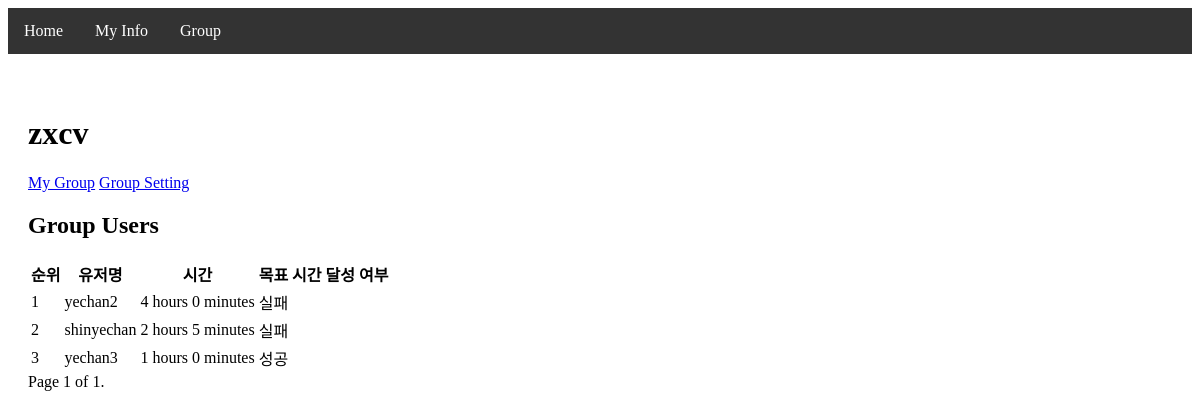
Page /group/group/1/ (signed in) on the committed database.
### group/models.py (models this page shows, shortened)
class Group(models.Model):
    title = models.CharField(max_length=100)
    goals = models.IntegerField(default=0, help_text='목표 시간을 분 단위로 입력해주세요')
    master = models.ForeignKey(settings.AUTH_USER_MODEL, related_name='mastered_groups', on_delete=models.CASCADE)
    users = models.ManyToManyField(settings.AUTH_USER_MODEL, related_name='user_groups')
    password = models.CharField(max_length=128, blank=True, null=True)
    information = models.TextField(blank=True, null=True)
    is_private = models.BooleanField(default=False)
    created_at = models.DateTimeField(auto_now_add=True)

### main/models.py (models this page shows, shortened)
class ScreenTime(models.Model):
    user = models.OneToOneField(CustomUser, on_delete=models.CASCADE, related_name='screen_time')
    total_minutes = models.PositiveIntegerField(default=0)  # 스크린 타임 총 분
    rank = models.PositiveIntegerField(default=0)  # 랭킹

class CustomUser(AbstractUser):
    pass

### group/views.py (the view)
# urls.py: path('group/<int:group_id>/', views.group_room, name='group_room'),
@login_required
def group_room(request, group_id):
    group = get_object_or_404(Group, id=group_id)
    screen_times = ScreenTime.objects.filter(user__in=group.users.all()).order_by('-total_minutes')
    paginator = Paginator(screen_times, 10)  # Show 10 screen times per page
    page_number = request.GET.get('page')
    page_obj = paginator.get_page(page_number)
    context = {
        'group': group,
        'page_obj': page_obj,
    }
    return render(request, 'group/group_room.html', context)

### main/templatetags/time_filters.py (called while the page is built)
@register.filter
def display_time(total_minutes):
    try:
        total_minutes = int(total_minutes)
        hours = total_minutes // 60
        minutes = total_minutes % 60
        return f"{hours} hours {minutes} minutes"
    except (ValueError, TypeError):
        return "Invalid time"

@register.simple_tag
def time_comparison(goals, total_minutes):
    if goals > total_minutes:
        return "성공"
    else:
        return "실패"

### group/templates/group/group_room.html (shortened to what this page needs)
{% extends 'base.html' %} {% block content %}
<h1>{{ group.title }}</h1>
<a href="{% url 'my_group' %}" class="btn btn-primary">My Group</a>
<a href="{% url 'group_setting' group.id %}" class="btn btn-secondary"
  >Group Setting</a
>
<h2>Group Users</h2>
<table class="table">
  <thead>
    <tr>
      <th>순위</th>
      <th>유저명</th>
      <th>시간</th>
      <th>목표 시간 달성 여부</th>
    </tr>
  </thead>
  <tbody>
    {% for screen_time in page_obj %}
    <tr>
      {% load time_filters %}
      <td>{{ forloop.counter }}</td>
      <td>{{ screen_time.user.username }}</td>
      <td>{{ screen_time.total_minutes|display_time}}</td>
      <td>{% time_comparison group.goals screen_time.total_minutes %}</td>
    </tr>
    {% endfor %}
  </tbody>
</table>
<div class="pagination">
  <span class="step-links">
    <span class="current">
      Page {{ page_obj.number }} of {{ page_obj.paginator.num_pages }}.
    </span>
  </span>
</div>
{% endblock %}

### rows in the picture
Group: title "zxcv", goals.total_minutes "실패", goals.total_minutes "성공"
ScreenTime: user.username "yechan2", total_minutes|display_time "4 hours 0 minutes"
ScreenTime: user.username "shinyechan", total_minutes|display_time "2 hours 5 minutes"
ScreenTime: user.username "yechan3", total_minutes|display_time "1 hours 0 minutes"

### other values in the picture
{{ page_obj.number }} "1"
{{ page_obj.paginator.num_pages }} "1"
